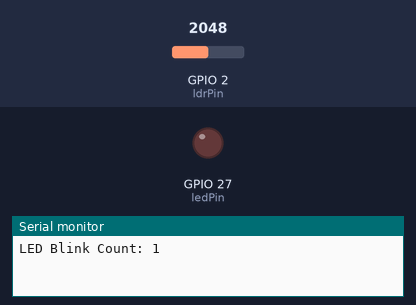
Bench run of a sketch on a simulated ESP32. Shown: output pins drawn as LEDs (lit = HIGH), the last lines printed to the serial monitor. Dashed ring = blinking. The inputs (shaded band) are chosen by the test bench; at power-on: GPIO 2 (ldrPin) = 2048. WiFi joins after 1.5 s; servers stay silent unless stated.

Above: at 3.0 s.
3.1 s: GPIO 2 (ldrPin) set to 1945
At 4.5 s:
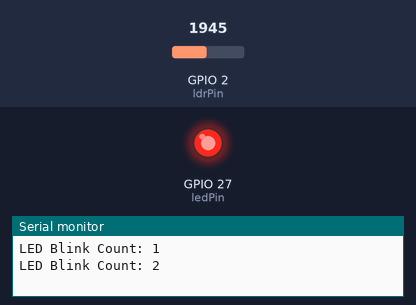
4.8 s: GPIO 2 (ldrPin) set to 2040
At 6.2 s:
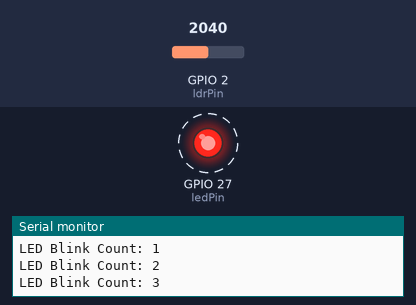
7.8 s: GPIO 2 (ldrPin) set to 1960
At 8.4 s:
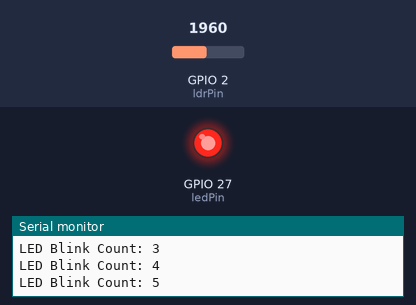
9.3 s: GPIO 2 (ldrPin) set to 2047
At 10.7 s:
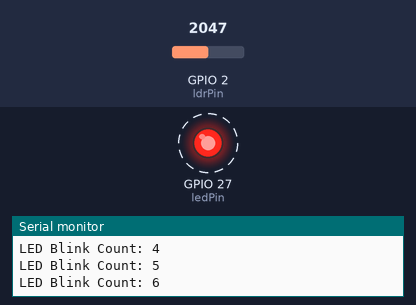
Timing chart, 0 to 13.3 s (numbered marks = the images above; inputs shaded):
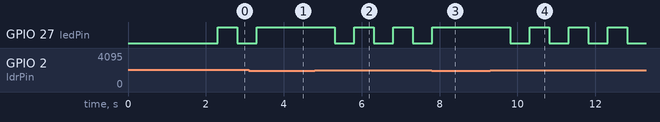

The sketch:

Esp32Sketch.ino
```cpp
\
#define BLYNK_TEMPLATE_ID "TMPL3G1ZQEEgo"
#define BLYNK_TEMPLATE_NAME "PowerTrack"
#define BLYNK_AUTH_TOKEN "if3VKtvv6Qh0GP9d_d_IpENvbcQB90TN"
#define BLYNK_PRINT Serial

#include <WiFi.h>
#include <BlynkSimpleEsp32.h>

char ssid[] = "Wokwi-GUEST";
char pass[] = "";
char auth[] = "if3VKtvv6Qh0GP9d_d_IpENvbcQB90TN";

double units = 0;
double price = 0;


const int ledPin = 27;      // Pin connected to the LED on ESP32
const int ldrPin = 2;       // Pin connected to the LDR

const int ldrThreshold = 1500;  // LDR value threshold for detecting dark to bright transition
const int ldrHighThreshold = 2000;  // LDR value threshold for considering it as HIGH state
const int blinkDelay = 500;  // Adjust the delay based on your requirements for the loop
const int debounceDelay = 50;  // Debounce delay to prevent false triggers

int ledState = LOW;         // Variable to store the current state of the LED
int lastLdrState = LOW;      // Variable to store the previous state of the LDR
int lastDebounceTime = 0;    // Variable to store the last time the input was debounced
int blinkCount = 0;         // Variable to store the count of LED blinks

BlynkTimer timer;

// This function sends LED blink count to Blynk app
void sendUnits()
{
  Blynk.virtualWrite(V0, units);
  Blynk.virtualWrite(V1, price);
  Blynk.virtualWrite(V2, units);
}


void setup() {
  pinMode(ledPin, OUTPUT);
  pinMode(ldrPin, INPUT);
  Serial.begin(115200);


  Blynk.begin(auth, ssid, pass);

  // Setup a function to be called every second
  timer.setInterval(1000L, sendUnits);

}

void loop() {

  Blynk.run();
  timer.run();

  int ldrValue = analogRead(ldrPin);

  // Check if LDR state has changed (detects a transition from dark to bright)
  if (ldrValue > ldrThreshold && lastLdrState == LOW) {
    // Record the time when the state change occurred
    lastDebounceTime = millis();
  }

  // Check if enough time has passed since the last state change to debounce
  if ((millis() - lastDebounceTime) > debounceDelay) {
    // Toggle the LED state
    ledState = !ledState;
    digitalWrite(ledPin, ledState);

    if (ledState == HIGH) {
      blinkCount++;
      Serial.print("LED Blink Count: ");
      Serial.println(blinkCount);
    }
  }

  // Update the LDR state
  lastLdrState = (ldrValue > ldrHighThreshold) ? HIGH : LOW;

  delay(blinkDelay);

  units = blinkCount/10;
  //prices depends on area and electricity provider
  if(units<=50){
    price=units*1.95;
  }
  else if(units<=100){
    price=units*3.1;
  }
  else if(units<=200){
    price=units* 4.8;
  }
  else{
    price =units*5.10;
  }
  //and so on and the prices may vary with increase in consumption


}
```

Measured:
- the behaviour switches between 2001 and 2000 on GPIO 2 (ldrPin) (found by bisection; images 0 and 1)
- after the input at 3.1 s, GPIO 27 (ledPin): goes on until 3.3 s, then stays HIGH
- after the input at 4.8 s, GPIO 27 (ledPin): alternates HIGH for 0.50 s and LOW for 0.50 s, starting after 0.51 s
- after the input at 7.8 s, GPIO 27 (ledPin): goes on until 7.8 s, then stays HIGH
- after the input at 9.3 s, GPIO 27 (ledPin): alternates HIGH for 0.50 s and LOW for 0.50 s, starting after 0.52 s
